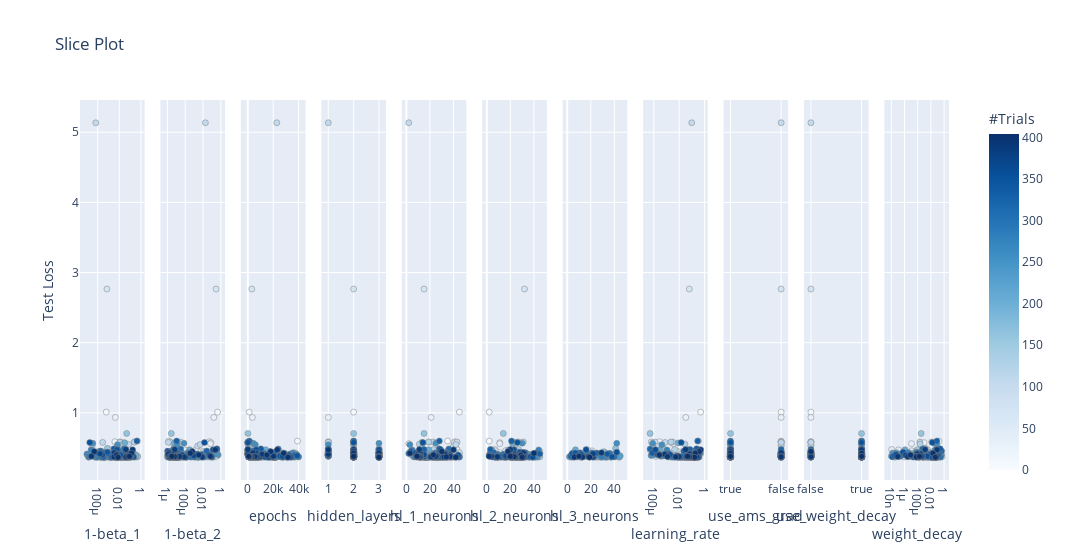

The code cell stored with this chart in its notebook:
### Code cell
optuna.visualization.plot_slice(
    study
    , target = lambda t: t.values[1]
    , target_name = 'Test Loss')

### Figure 1 — Plotly figure (JSON) as saved in the notebook; plotly's stock layout.template omitted (floating-point values rounded to 4 significant figures; data arrays with more than 128 entries replaced by an {"elided": "..."} marker saying what was removed)
{"data": [{"marker": {"color": {"elided": "405 int values"}, "colorbar": {"title": {"text": "#Trials"}, "x": 1, "xpad": 40}, "colorscale": [[0, "rgb(247,251,255)"], [0.125, "rgb(222,235,247)"], [0.25, "rgb(198,219,239)"], [0.375, "rgb(158,202,225)"], [0.5, "rgb(107,174,214)"], [0.625, "rgb(66,146,198)"], [0.75, "rgb(33,113,181)"], [0.875, "rgb(8,81,156)"], [1, "rgb(8,48,107)"]], "line": {"color": "Grey", "width": 0.5}, "showscale": true}, "mode": "markers", "showlegend": false, "type": "scatter", "x": {"elided": "405 float values"}, "xaxis": "x", "y": {"elided": "405 float values"}, "yaxis": "y"}, {"marker": {"color": {"elided": "405 int values"}, "colorbar": {"title": {"text": "#Trials"}, "x": 1, "xpad": 40}, "colorscale": [[0, "rgb(247,251,255)"], [0.125, "rgb(222,235,247)"], [0.25, "rgb(198,219,239)"], [0.375, "rgb(158,202,225)"], [0.5, "rgb(107,174,214)"], [0.625, "rgb(66,146,198)"], [0.75, "rgb(33,113,181)"], [0.875, "rgb(8,81,156)"], [1, "rgb(8,48,107)"]], "line": {"color": "Grey", "width": 0.5}, "showscale": false}, "mode": "markers", "showlegend": false, "type": "scatter", "x": {"elided": "405 float values"}, "xaxis": "x2", "y": {"elided": "405 float values"}, "yaxis": "y2"}, {"marker": {"color": {"elided": "405 int values"}, "colorbar": {"title": {"text": "#Trials"}, "x": 1, "xpad": 40}, "colorscale": [[0, "rgb(247,251,255)"], [0.125, "rgb(222,235,247)"], [0.25, "rgb(198,219,239)"], [0.375, "rgb(158,202,225)"], [0.5, "rgb(107,174,214)"], [0.625, "rgb(66,146,198)"], [0.75, "rgb(33,113,181)"], [0.875, "rgb(8,81,156)"], [1, "rgb(8,48,107)"]], "line": {"color": "Grey", "width": 0.5}, "showscale": false}, "mode": "markers", "showlegend": false, "type": "scatter", "x": {"elided": "405 int values"}, "xaxis": "x3", "y": {"elided": "405 float values"}, "yaxis": "y3"}, {"marker": {"color": {"elided": "405 int values"}, "colorbar": {"title": {"text": "#Trials"}, "x": 1, "xpad": 40}, "colorscale": [[0, "rgb(247,251,255)"], [0.125, "rgb(222,235,247)"], [0.25, "rgb(198,219,239)"], [0.375, "rgb(158,202,225)"], [0.5, "rgb(107,174,214)"], [0.625, "rgb(66,146,198)"], [0.75, "rgb(33,113,181)"], [0.875, "rgb(8,81,156)"], [1, "rgb(8,48,107)"]], "line": {"color": "Grey", "width": 0.5}, "showscale": false}, "mode": "markers", "showlegend": false, "type": "scatter", "x": {"elided": "405 int values"}, "xaxis": "x4", "y": {"elided": "405 float values"}, "yaxis": "y4"}, {"marker": {"color": {"elided": "405 int values"}, "colorbar": {"title": {"text": "#Trials"}, "x": 1, "xpad": 40}, "colorscale": [[0, "rgb(247,251,255)"], [0.125, "rgb(222,235,247)"], [0.25, "rgb(198,219,239)"], [0.375, "rgb(158,202,225)"], [0.5, "rgb(107,174,214)"], [0.625, "rgb(66,146,198)"], [0.75, "rgb(33,113,181)"], [0.875, "rgb(8,81,156)"], [1, "rgb(8,48,107)"]], "line": {"color": "Grey", "width": 0.5}, "showscale": false}, "mode": "markers", "showlegend": false, "type": "scatter", "x": {"elided": "405 int values"}, "xaxis": "x5", "y": {"elided": "405 float values"}, "yaxis": "y5"}, {"marker": {"color": {"elided": "348 int values"}, "colorbar": {"title": {"text": "#Trials"}, "x": 1, "xpad": 40}, "colorscale": [[0, "rgb(247,251,255)"], [0.125, "rgb(222,235,247)"], [0.25, "rgb(198,219,239)"], [0.375, "rgb(158,202,225)"], [0.5, "rgb(107,174,214)"], [0.625, "rgb(66,146,198)"], [0.75, "rgb(33,113,181)"], [0.875, "rgb(8,81,156)"], [1, "rgb(8,48,107)"]], "line": {"color": "Grey", "width": 0.5}, "showscale": false}, "mode": "markers", "showlegend": false, "type": "scatter", "x": {"elided": "348 int values"}, "xaxis": "x6", "y": {"elided": "348 float values"}, "yaxis": "y6"}, {"marker": {"color": [0, 1, 3, 7, 9, 35, 36, 37, 39, 44, 45, 46, 47, 48, 49, 50, 51, 52, 53, 54, 55, 131, 154, 160, 173, 175, 177, 204, 205, 207, 208, 209, 210, 211, 212, 213, 214, 215, 216, 217, 219, 220, 221, 223, 225, 228, 232, 254, 260, 264, 269, 273, 279, 280, 281, 283, 287, 291, 298, 302, 307, 314, 322, 324, 329, 336, 340, 347, 350, 353, 354, 355, 358, 370, 371, 385, 386, 387, 389, 393, 399], "colorbar": {"title": {"text": "#Trials"}, "x": 1, "xpad": 40}, "colorscale": [[0, "rgb(247,251,255)"], [0.125, "rgb(222,235,247)"], [0.25, "rgb(198,219,239)"], [0.375, "rgb(158,202,225)"], [0.5, "rgb(107,174,214)"], [0.625, "rgb(66,146,198)"], [0.75, "rgb(33,113,181)"], [0.875, "rgb(8,81,156)"], [1, "rgb(8,48,107)"]], "line": {"color": "Grey", "width": 0.5}, "showscale": false}, "mode": "markers", "showlegend": false, "type": "scatter", "x": [12, 28, 42, 44, 8, 25, 25, 2, 34, 18, 16, 16, 19, 21, 20, 21, 28, 17, 10, 24, 35, 37, 4, 41, 32, 31, 6, 39, 13, 7, 12, 11, 6, 13, 29, 29, 44, 27, 23, 2, 14, 9, 33, 31, 45, 37, 15, 42, 5, 33, 26, 31, 23, 19, 21, 29, 8, 17, 36, 40, 4, 11, 25, 3, 4, 34, 7, 38, 42, 12, 9, 16, 22, 22, 19, 29, 18, 6, 13, 10, 19], "xaxis": "x7", "y": [0.3706, 0.3969, 0.4441, 0.3967, 0.4216, 0.3705, 0.3807, 0.3781, 0.3705, 0.3928, 0.3767, 0.477, 0.3758, 0.4584, 0.4187, 0.3777, 0.3918, 0.4723, 0.4097, 0.3699, 0.3831, 0.3699, 0.3996, 0.4936, 0.4344, 0.446, 0.3699, 0.4069, 0.3955, 0.4744, 0.3669, 0.3687, 0.3699, 0.3736, 0.3673, 0.3698, 0.3678, 0.3692, 0.3778, 0.3708, 0.3829, 0.4036, 0.3678, 0.3749, 0.3844, 0.3684, 0.4112, 0.566, 0.4303, 0.369, 0.4073, 0.3701, 0.3763, 0.3812, 0.4294, 0.3733, 0.3719, 0.4241, 0.4241, 0.3717, 0.3676, 0.4299, 0.4279, 0.3833, 0.4156, 0.4122, 0.4272, 0.3725, 0.4396, 0.4025, 0.3847, 0.4752, 0.3676, 0.417, 0.3715, 0.4318, 0.3733, 0.3699, 0.3693, 0.3811, 0.3672], "yaxis": "y7"}, {"marker": {"color": {"elided": "405 int values"}, "colorbar": {"title": {"text": "#Trials"}, "x": 1, "xpad": 40}, "colorscale": [[0, "rgb(247,251,255)"], [0.125, "rgb(222,235,247)"], [0.25, "rgb(198,219,239)"], [0.375, "rgb(158,202,225)"], [0.5, "rgb(107,174,214)"], [0.625, "rgb(66,146,198)"], [0.75, "rgb(33,113,181)"], [0.875, "rgb(8,81,156)"], [1, "rgb(8,48,107)"]], "line": {"color": "Grey", "width": 0.5}, "showscale": false}, "mode": "markers", "showlegend": false, "type": "scatter", "x": {"elided": "405 float values"}, "xaxis": "x8", "y": {"elided": "405 float values"}, "yaxis": "y8"}, {"marker": {"color": {"elided": "405 int values"}, "colorbar": {"title": {"text": "#Trials"}, "x": 1, "xpad": 40}, "colorscale": [[0, "rgb(247,251,255)"], [0.125, "rgb(222,235,247)"], [0.25, "rgb(198,219,239)"], [0.375, "rgb(158,202,225)"], [0.5, "rgb(107,174,214)"], [0.625, "rgb(66,146,198)"], [0.75, "rgb(33,113,181)"], [0.875, "rgb(8,81,156)"], [1, "rgb(8,48,107)"]], "line": {"color": "Grey", "width": 0.5}, "showscale": false}, "mode": "markers", "showlegend": false, "type": "scatter", "x": {"elided": "405 bool values"}, "xaxis": "x9", "y": {"elided": "405 float values"}, "yaxis": "y9"}, {"marker": {"color": {"elided": "405 int values"}, "colorbar": {"title": {"text": "#Trials"}, "x": 1, "xpad": 40}, "colorscale": [[0, "rgb(247,251,255)"], [0.125, "rgb(222,235,247)"], [0.25, "rgb(198,219,239)"], [0.375, "rgb(158,202,225)"], [0.5, "rgb(107,174,214)"], [0.625, "rgb(66,146,198)"], [0.75, "rgb(33,113,181)"], [0.875, "rgb(8,81,156)"], [1, "rgb(8,48,107)"]], "line": {"color": "Grey", "width": 0.5}, "showscale": false}, "mode": "markers", "showlegend": false, "type": "scatter", "x": {"elided": "405 bool values"}, "xaxis": "x10", "y": {"elided": "405 float values"}, "yaxis": "y10"}, {"marker": {"color": {"elided": "305 int values"}, "colorbar": {"title": {"text": "#Trials"}, "x": 1, "xpad": 40}, "colorscale": [[0, "rgb(247,251,255)"], [0.125, "rgb(222,235,247)"], [0.25, "rgb(198,219,239)"], [0.375, "rgb(158,202,225)"], [0.5, "rgb(107,174,214)"], [0.625, "rgb(66,146,198)"], [0.75, "rgb(33,113,181)"], [0.875, "rgb(8,81,156)"], [1, "rgb(8,48,107)"]], "line": {"color": "Grey", "width": 0.5}, "showscale": false}, "mode": "markers", "showlegend": false, "type": "scatter", "x": {"elided": "305 float values"}, "xaxis": "x11", "y": {"elided": "305 float values"}, "yaxis": "y11"}], "layout": {"title": {"text": "Slice Plot"}, "width": 3300, "xaxis": {"anchor": "y", "domain": [0, 0.07438], "title": {"text": "1-beta_1"}, "type": "log"}, "xaxis10": {"anchor": "y10", "domain": [0.8331, 0.9074], "title": {"text": "use_weight_decay"}}, "xaxis11": {"anchor": "y11", "domain": [0.9256, 1.0], "title": {"text": "weight_decay"}, "type": "log"}, "xaxis2": {"anchor": "y2", "domain": [0.09256, 0.1669], "title": {"text": "1-beta_2"}, "type": "log"}, "xaxis3": {"anchor": "y3", "domain": [0.1851, 0.2595], "title": {"text": "epochs"}}, "xaxis4": {"anchor": "y4", "domain": [0.2777, 0.3521], "title": {"text": "hidden_layers"}}, "xaxis5": {"anchor": "y5", "domain": [0.3702, 0.4446], "title": {"text": "hl_1_neurons"}}, "xaxis6": {"anchor": "y6", "domain": [0.4628, 0.5372], "title": {"text": "hl_2_neurons"}}, "xaxis7": {"anchor": "y7", "domain": [0.5554, 0.6298], "title": {"text": "hl_3_neurons"}}, "xaxis8": {"anchor": "y8", "domain": [0.6479, 0.7223], "title": {"text": "learning_rate"}, "type": "log"}, "xaxis9": {"anchor": "y9", "domain": [0.7405, 0.8149], "title": {"text": "use_ams_grad"}}, "yaxis": {"anchor": "x", "domain": [0, 1], "title": {"text": "Test Loss"}}, "yaxis10": {"anchor": "x10", "domain": [0, 1], "matches": "y", "showticklabels": false}, "yaxis11": {"anchor": "x11", "domain": [0, 1], "matches": "y", "showticklabels": false}, "yaxis2": {"anchor": "x2", "domain": [0, 1], "matches": "y", "showticklabels": false}, "yaxis3": {"anchor": "x3", "domain": [0, 1], "matches": "y", "showticklabels": false}, "yaxis4": {"anchor": "x4", "domain": [0, 1], "matches": "y", "showticklabels": false}, "yaxis5": {"anchor": "x5", "domain": [0, 1], "matches": "y", "showticklabels": false}, "yaxis6": {"anchor": "x6", "domain": [0, 1], "matches": "y", "showticklabels": false}, "yaxis7": {"anchor": "x7", "domain": [0, 1], "matches": "y", "showticklabels": false}, "yaxis8": {"anchor": "x8", "domain": [0, 1], "matches": "y", "showticklabels": false}, "yaxis9": {"anchor": "x9", "domain": [0, 1], "matches": "y", "showticklabels": false}}}
